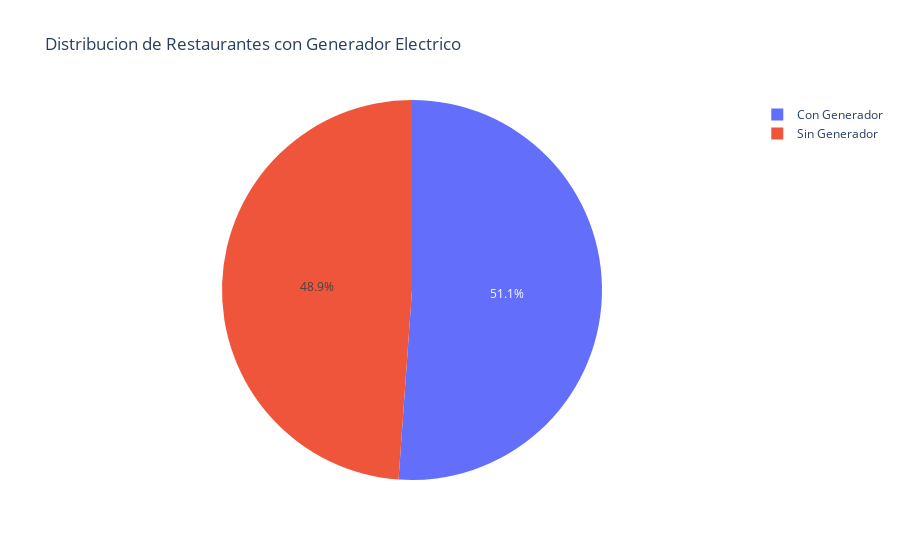

Notebook source saved alongside this figure:
### Markdown cell above
Después de realizar la tarea observó que el X% de los restaurantes que se encontraban en la muestra que había tomado para realizar la investigación poseían un generador eléctrico o al menos una alternativa para poder continuar con el trabajo en caso de cortes en el fluido eléctrico, por lo que determinó que invertir en una planta sería un buen respaldo para que el negocio no se viera afectado en caso de algún incoveniente con la electricidad

### Code cell
#Grafico Pastel donde se muestra el porciento de restaurantes de la Habana que poseen P
total_restaurantes = len(data2)
total_plantas = data2["electric generator"].sum()
porciento_restaurantes_planta = round(bp.c_porciento(total_plantas, total_restaurantes),2)
porciento_restaurantes_sin_planta = round(100 - porciento_restaurantes_planta, 2)
print (porciento_restaurantes_sin_planta)

fig = px.pie ( names=("Con Generador", "Sin Generador"), 
              values=(porciento_restaurantes_planta, porciento_restaurantes_sin_planta),
              title= "Distribucion de Restaurantes con Generador Electrico"

)
fig.show()

### Figure 1 — Plotly figure (JSON) as saved in the notebook; plotly's stock layout.template omitted (floating-point values rounded to 4 significant figures)
{"data": [{"domain": {"x": [0, 1], "y": [0, 1]}, "hovertemplate": "label=%{label}<br>value=%{value}<extra></extra>", "labels": ["Con Generador", "Sin Generador"], "legendgroup": "", "name": "", "showlegend": true, "type": "pie", "values": [51.13, 48.87]}], "layout": {"legend": {"tracegroupgap": 0}, "title": {"text": "Distribucion de Restaurantes con Generador Electrico"}}}
